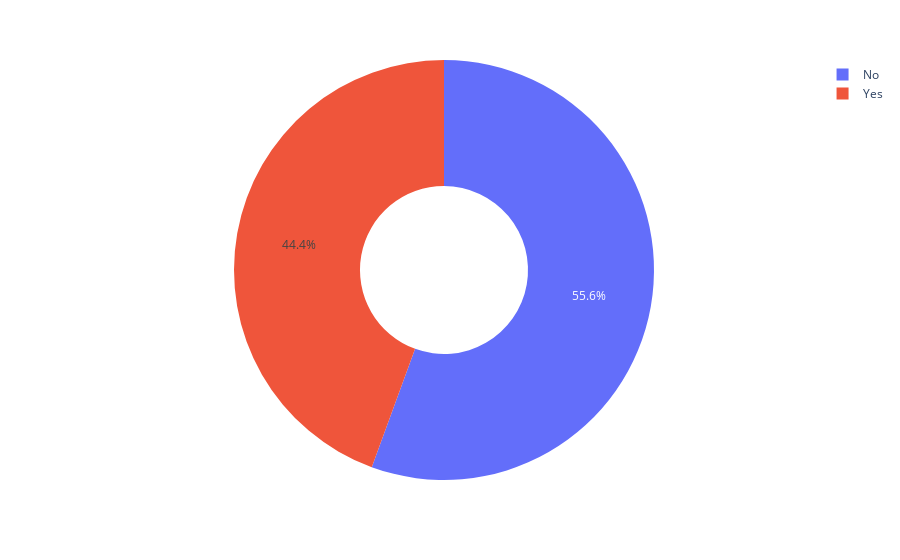

The notebook cell saved with this chart:
### Markdown cell above
### Menampilkan data berdasarkan pelanggan `perokok`

### Code cell
figure = px.pie(dataset, values='tip', names='smoker', hole=0.4)

figure.show()

### Figure 1 — Plotly figure (JSON) as saved in the notebook; plotly's stock layout.template omitted (floating-point values rounded to 4 significant figures; data arrays with more than 128 entries replaced by an {"elided": "..."} marker saying what was removed)
{"data": [{"domain": {"x": [0, 1], "y": [0, 1]}, "hole": 0.4, "hovertemplate": "smoker=%{label}<br>tip=%{value}<extra></extra>", "labels": {"elided": "1040 str values"}, "legendgroup": "", "name": "", "showlegend": true, "type": "pie", "values": {"elided": "1040 float values"}}], "layout": {"legend": {"tracegroupgap": 0}, "margin": {"t": 60}}}
